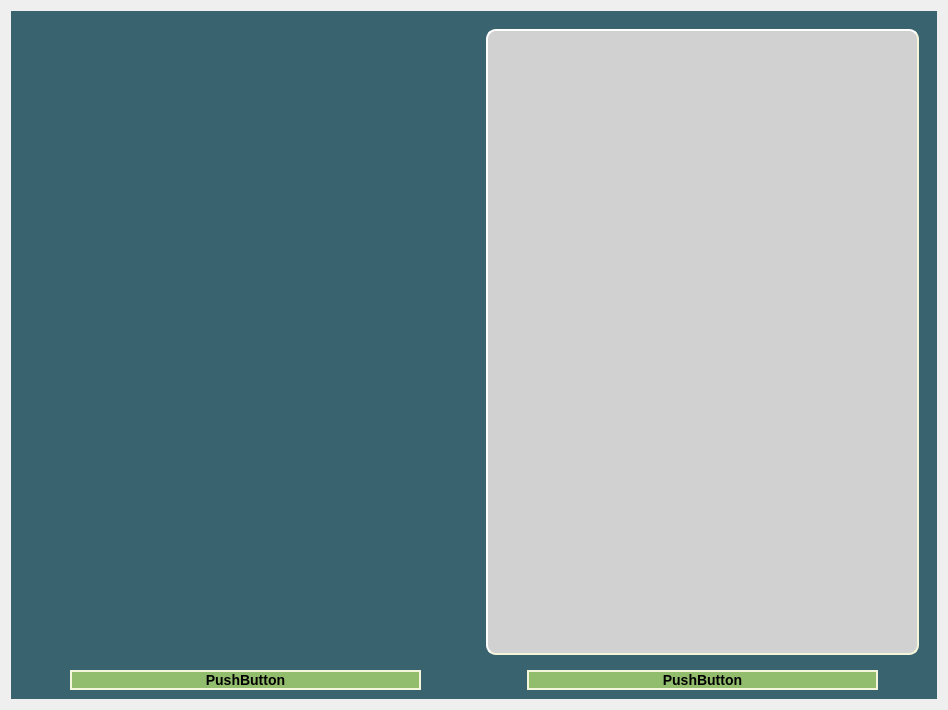
<?xml version="1.0" encoding="UTF-8"?>
<ui version="4.0">
 <class>tripPage</class>
 <widget class="QWidget" name="tripPage">
  <property name="geometry">
   <rect>
    <x>0</x>
    <y>0</y>
    <width>948</width>
    <height>710</height>
   </rect>
  </property>
  <property name="windowTitle">
   <string>Form</string>
  </property>
  <layout class="QGridLayout" name="gridLayout_2">
   <item row="2" column="0">
    <widget class="QWidget" name="widget" native="true">
     <property name="styleSheet">
      <string notr="true">background-color: rgb(58, 99, 112)</string>
     </property>
     <layout class="QGridLayout" name="gridLayout">
      <item row="1" column="1">
       <widget class="QPushButton" name="pushButton">
        <property name="styleSheet">
         <string notr="true"> QPushButton{
        margin-left: 50px; margin-right: 50px;
        background-color: rgb(146, 189, 108);
         border-style: solid;
         border-width: 2px;
         border-color: beige;
         font: bold 14px;
     }
  QPushButton:pressed {
         background-color: rgb(224, 0, 0);     
     }
     QPushButton:hover {
         background-color: rgb(224, 255, 0);
     }

    QPushButton:hover:pressed
    {
        background-color:red;
    }</string>
        </property>
        <property name="text">
         <string>PushButton</string>
        </property>
       </widget>
      </item>
      <item row="1" column="2">
       <widget class="QPushButton" name="pushButton_2">
        <property name="styleSheet">
         <string notr="true"> QPushButton{
        margin-left: 50px; margin-right: 50px;
        background-color: rgb(146, 189, 108);
         border-style: solid;
         border-width: 2px;
         border-color: beige;
         font: bold 14px;
     }
  QPushButton:pressed {
         background-color: rgb(224, 0, 0);     
     }
     QPushButton:hover {
         background-color: rgb(224, 255, 0);
     }

    QPushButton:hover:pressed
    {
        background-color:red;
    }</string>
        </property>
        <property name="text">
         <string>PushButton</string>
        </property>
       </widget>
      </item>
      <item row="0" column="2">
       <widget class="QWidget" name="FoodWindow" native="true">
        <property name="styleSheet">
         <string notr="true"/>
        </property>
        <layout class="QHBoxLayout" name="horizontalLayout">
         <item>
          <widget class="QWidget" name="LabelWidget" native="true">
           <property name="styleSheet">
            <string notr="true">background-color: rgb(209, 209, 209);
    border-style: outset;
    border-width: 2px;
    border-radius: 10px;
    border-color: beige;
    font: bold 14px;
    min-width: 10em;
    padding: 6px;</string>
           </property>
           <layout class="QVBoxLayout" name="verticalLayout_4">
            <item>
             <layout class="QVBoxLayout" name="vboxLabel">
              <property name="spacing">
               <number>5</number>
              </property>
             </layout>
            </item>
           </layout>
          </widget>
         </item>
        </layout>
       </widget>
      </item>
      <item row="0" column="1">
       <widget class="QWidget" name="NameWindow" native="true">
        <property name="styleSheet">
         <string notr="true"/>
        </property>
        <layout class="QVBoxLayout" name="verticalLayout">
         <item>
          <widget class="QWidget" name="cityTitleWidget" native="true">
           <property name="styleSheet">
            <string notr="true"/>
           </property>
           <layout class="QVBoxLayout" name="verticalLayout_2">
            <item>
             <layout class="QVBoxLayout" name="titleVBox"/>
            </item>
           </layout>
          </widget>
         </item>
        </layout>
       </widget>
      </item>
     </layout>
    </widget>
   </item>
  </layout>
 </widget>
 <resources/>
 <connections/>
</ui>
